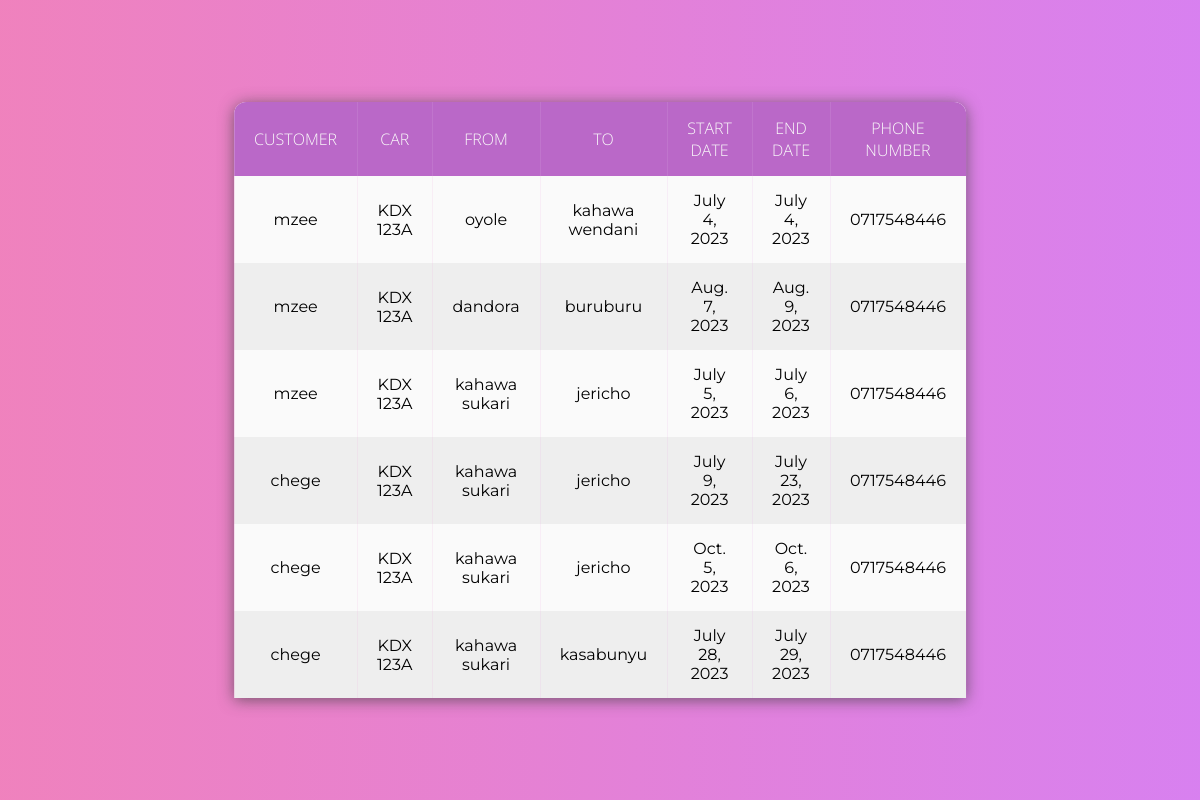
/Owner/owner_hiring_history/ (signed in), run on an earlier commit of the app's database.
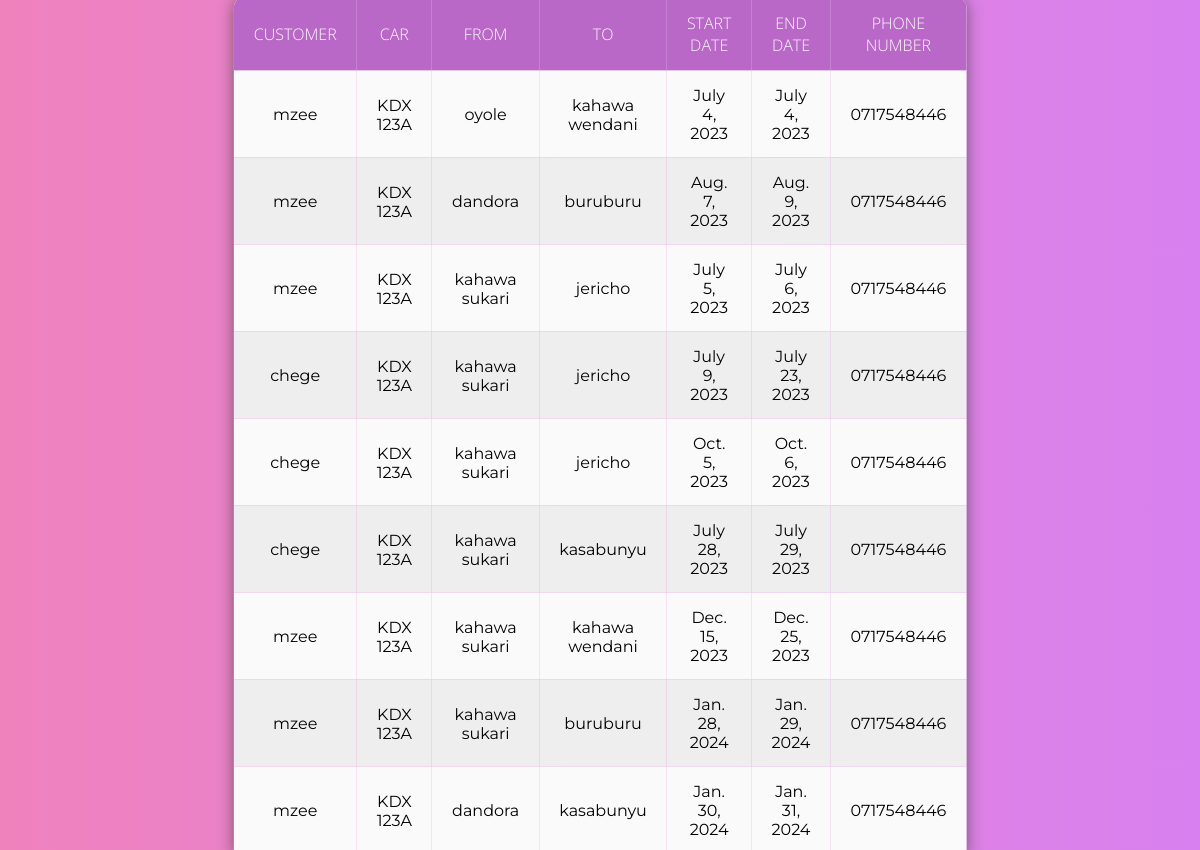
And on a later commit of the database.
### Hire/models.py (models this page shows)
class Hire(models.Model):
    customer = models.ForeignKey(User, on_delete=models.CASCADE)
    car = models.ForeignKey(Car, on_delete=models.CASCADE, null=True)
    from_destination = models.CharField(max_length=20, null="True", validators=[
        RegexValidator("^([a-zA-Z])[a-zA-Z'\d ]+$", message='Must be a valid name of a place')])
    to_destination = models.CharField(max_length=20, null=True, validators=[
        RegexValidator("^([a-zA-Z])[a-zA-Z'\d ]+$", message='Must be a valid name of a place')])
    start_date = models.DateField(
        validators=[MinValueValidator(datetime.date.today(), "Start date can not be less than today")])
    end_date = models.DateField(
        validators=[MinValueValidator(datetime.date.today(), "Start date can not be less than today")])
    phone_no = models.CharField(max_length=20, null="True",
                                validators=[RegexValidator('^(0)([127])(\d){8}$', message='Invalid phone numbers')])
    is_approved = models.BooleanField(default=False)
    is_rejected = models.BooleanField(default=False)

### accounts/models.py (models this page shows)
class User(AbstractUser):
    name = models.CharField(max_length=200, null=True) #attribute name defined
    email = models.EmailField(unique=True,null=True)

### Owner/models.py (models this page shows, shortened)
class Car(models.Model):
    owner = models.ForeignKey(User, null=True, on_delete=models.CASCADE)
    reg_no = models.CharField(max_length=20, unique=True, validators=[
        RegexValidator('^(K)([ABCDEFGHJKLMNPQRSTUVWXYZ]){2}( ){1}(\d){3}([ABCDEFGHJKLMNPQRSTUVWXYZ])$',
                       message="Invalid Number Plate")])
    image = models.ImageField(upload_to='car_images/')
    description = models.TextField(null=True, blank=True)
    phone_no = models.CharField(max_length=20, unique=True,
                                validators=[RegexValidator('^(0)([127])(\d){8}$', message='Invalid phone numbers')])
    updated = models.DateTimeField(auto_now = True , null=True)
    created = models.DateTimeField(auto_now_add=True, null= True)
    class Meta:
       ordering = ['-updated', '-created']  # Order by updated field in descending order and then by created field in descending order

### Owner/views.py (the view)
# urls.py: path('owner_hiring_history/', views.hiring_history, name='hiring_history'),
@login_required(login_url='login')
def hiring_history(request):
    user = request.user
    cars = Car.objects.filter(owner=user)
    hires = Hire.objects.filter(car__in=cars)
    return render(request, 'Owner/hiring_history.html', {'hires': hires})

### Owner/templates/Owner/hiring_history.html (shortened to what this page needs)
<!DOCTYPE html>
{% load static %}
<html lang="en">
<head>
    <link rel="stylesheet" href="{% static 'styles/tables.css'%}">
</head>
<body>
    {% if hires %}
    <div class="filter"></div>
    <table>
        <thead>
            <tr>
                <th>Customer</th>
                <th>Car</th>
                <th>From</th>
                <th>To</th>
                <th>Start Date</th>
                <th>End Date</th>
                <th>Phone Number</th>
            </tr>
        </thead>
        <tbody>
            {% for hire in hires %}
            <tr>
                <td>{{ hire.customer.username }}</td>
                <td>{{ hire.car.reg_no }}</td>
                <td>{{ hire.from_destination }}</td>
                <td>{{ hire.to_destination }}</td>
                <td>{{ hire.start_date }}</td>
                <td>{{ hire.end_date }}</td>
                <td>{{ hire.phone_no }}</td>
            </tr>
            {% endfor %}
        </tbody>
    </table>
{% else %}
    <p>No hiring history found.</p>
{% endif %}
</body>
</html>

What changed in the data, as far as the page shows it:
added Hire: customer.username "mzee", car.reg_no "KDX 123A", from_destination "kahawa sukari", to_destination "kahawa wendani", start_date "Dec. 15, 2023", end_date "Dec. 25, 2023", phone_no "0717548446"
added Hire: customer.username "mzee", car.reg_no "KDX 123A", from_destination "kahawa sukari", to_destination "buruburu", start_date "Jan. 28, 2024", end_date "Jan. 29, 2024", phone_no "0717548446"
added Hire: customer.username "mzee", car.reg_no "KDX 123A", from_destination "dandora", to_destination "kasabunyu", start_date "Jan. 30, 2024", end_date "Jan. 31, 2024", phone_no "0717548446"
